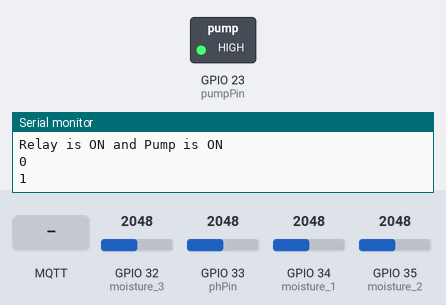
This sketch was run on a simulated ESP32. Parts: switched loads named in the sketch (green lamp = pin HIGH), the last lines printed to the serial monitor. Inputs (shaded band) come from the test bench; at power-on: GPIO 32 (moisture_3) = 2048, GPIO 33 (phPin) = 2048, GPIO 34 (moisture_1) = 2048, GPIO 35 (moisture_2) = 2048. WiFi joins after 1.5 s; servers stay silent unless stated; no MQTT or app messages arrive unless stated.

Above: at 3.2 s.
3.3 s: MQTT message "1" arrives on the first subscribed topic
At 12.8 s:
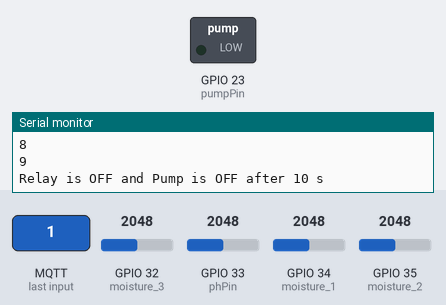
14.5 s: MQTT message "on" arrives on the first subscribed topic
25.5 s: MQTT message "off" arrives on the first subscribed topic
Timing chart, 0 to 36.6 s (numbered marks = the images above; inputs shaded):
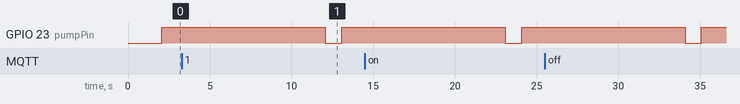

The sketch:

Stevia_Monitoring.ino
```cpp
#include <WiFi.h>
#include <PubSubClient.h>

#define moisture_1 34
#define moisture_2 35
#define moisture_3 32

const char* ssid = "";
const char* password = "";

const char* mqtt_server = "broker.emqx.io";
const int mqtt_port = 1883;
const char* mqtt_user = "panpan";
const char* mqtt_password = "Panpan13";
const char* mqtt_publish_topic = "topic/panjipanjipanji";
const char* mqtt_subscribe_topic = "topic/panjisprinklerpanji";
const float voltageToPhScale = -4.34;
const float voltageOffset = 17.741;
const float thresholdHumidity = 60;
const int AirValue = 2550;
const int WaterValue = 950;
const int pumpPin = 23;
const int phPin = 33;
int counterPublish = 0;
int countSprinkler = 0;
float sensorHumidityValue;
bool relayState = false;
bool msgMqtt = false;

String messagePublish = "";

WiFiClient espClient;
PubSubClient client(espClient);

void callback(char* topic, byte* payload, unsigned int length) {
  String incomingMessage;
  for (unsigned int i = 0; i < length; i++) {
    incomingMessage += (char)payload[i];
  }
  Serial.print("Message arrived on topic: ");
  Serial.print(topic);
  Serial.print(". Message: ");
  Serial.println(incomingMessage);
  if (String(incomingMessage) == "1") {
    msgMqtt = true;
  }
}

void setup() {
  Serial.begin(115200);
  pinMode(pumpPin, OUTPUT);
  digitalWrite(pumpPin, LOW);
  pinMode(phPin, INPUT);

  Serial.print("Connecting to WiFi");
  WiFi.begin(ssid, password);

  while (WiFi.status() != WL_CONNECTED) {
    delay(1000);
    Serial.print(".");
  }
  Serial.println("\nConnected to WiFi");

  client.setServer(mqtt_server, mqtt_port);
  client.setCallback(callback);

  Serial.print("Connecting to MQTT broker");
  while (!client.connected()) {
    Serial.print(".");
    if (client.connect("ESP32ClientBSIPTAS", mqtt_user, mqtt_password)) {
      Serial.println("\nConnected to MQTT broker");
      client.subscribe(mqtt_subscribe_topic);
    } else {
      Serial.print(" failed with state ");
      Serial.print(client.state());
      delay(2000);
    }
  }
}

void loop() {
  if (!client.connected()) {
    Serial.print("Reconnecting to MQTT broker");
    while (!client.connected()) {
      if (client.connect("ESP32ClientBSIPTAS", mqtt_user, mqtt_password)) {
        Serial.println("\nReconnected to MQTT broker");
        client.subscribe(mqtt_subscribe_topic);
      } else {
        Serial.print(" failed with state ");
        Serial.print(client.state());
        delay(2000);
      }
    }
  }
  client.loop();

  int moisture1 = analogRead(moisture_1);
  int moisture2 = analogRead(moisture_2);
  int moisture3 = analogRead(moisture_3);

  float avgMoisture = (moisture1 + moisture2 + moisture3) / 3;
  float humidityPercent = map(avgMoisture, WaterValue, AirValue, 100, 0);
  humidityPercent = constrain(humidityPercent, 0, 100);

  int analogValue = analogRead(phPin);
  float voltage = analogValue * (3.3 / 4095.0);
  float phValue = (voltage * voltageToPhScale) + voltageOffset;

  if (humidityPercent < thresholdHumidity || msgMqtt) {
    publishMessage(humidityPercent, phValue);
    digitalWrite(pumpPin, HIGH);
    relayState = true;
    Serial.println("Relay is ON and Pump is ON");

    for (int i = 0; i < 10; i++) {
      Serial.println(i);
      delay(1000);
    }
    digitalWrite(pumpPin, LOW);
    relayState = false;
    msgMqtt = false;
    Serial.println("Relay is OFF and Pump is OFF after 10 s");
  }

  if (counterPublish > 9) {
    publishMessage(humidityPercent, phValue);
    counterPublish = 0;
  }
  delay(1000);
  counterPublish++;
  Serial.print("Count Second: ");
  Serial.println(counterPublish);
}

void publishMessage(float humidity, float ph) {
  messagePublish = "Humidity = " + String(humidity) + "% \nPH = " + String(ph);

  Serial.print("Publishing message: ");
  Serial.println(messagePublish);
  if (client.publish(mqtt_publish_topic, messagePublish.c_str())) {
    Serial.println("Message published");
  } else {
    Serial.println("Message failed to publish");
  }
}
```
